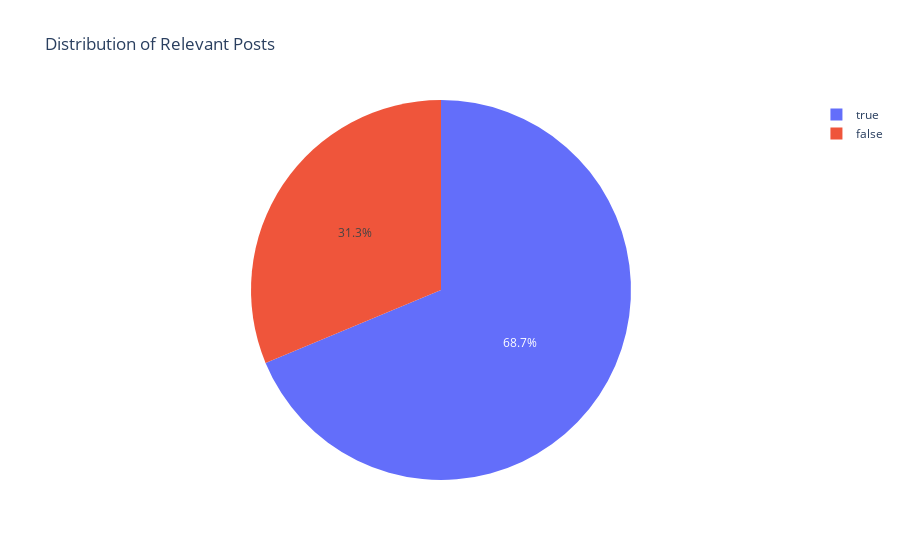
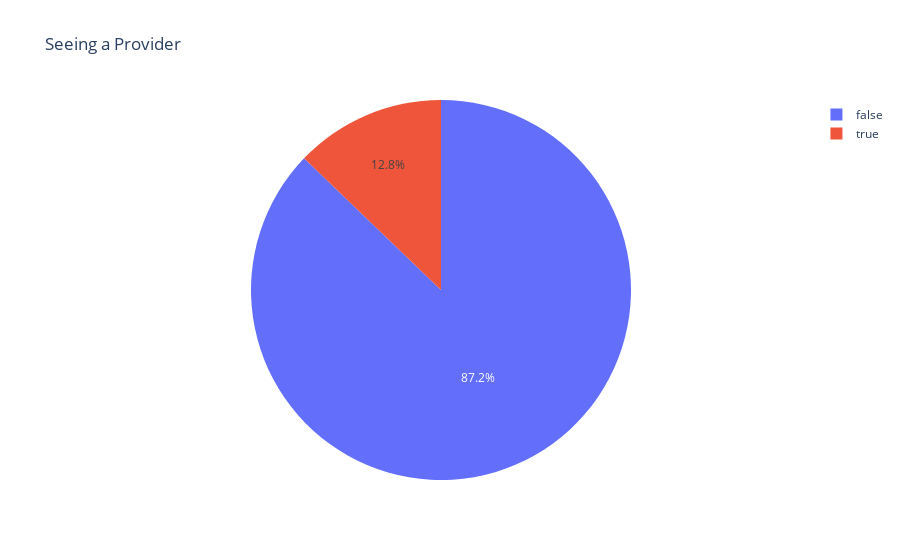
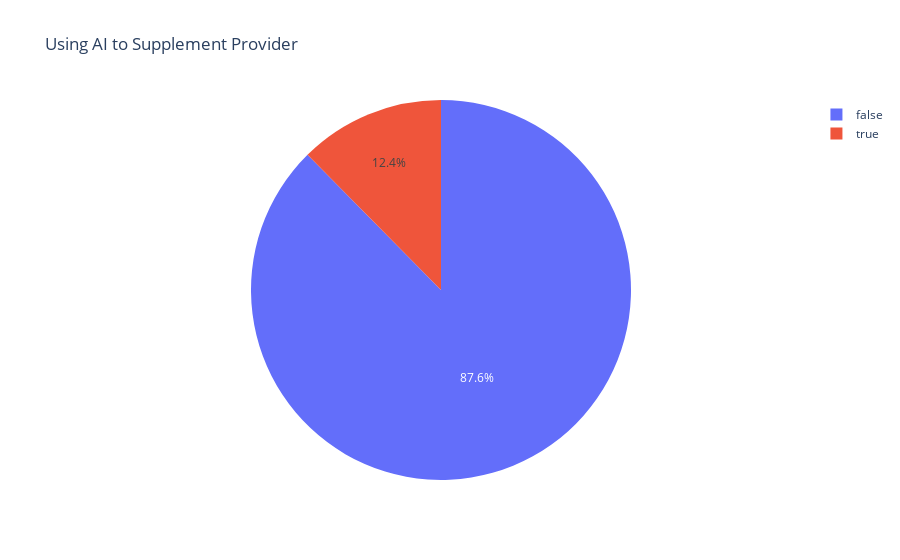

The code cell stored with these charts, in order, in its notebook:
### Code cell
import plotly.express as px
from collections import Counter
import itertools

# Function to plot binary fields
def plot_binary_distribution(field_name, title):
    counts = samples[field_name].value_counts()
    fig = px.pie(values=counts.values, names=counts.index, title=title)
    fig.show()

# Function to plot integer fields
def plot_integer_distribution(field_name, title):
    fig = px.histogram(samples, x=field_name, title=title, nbins=10)
    fig.show()

# Function to plot list fields
def plot_list_field(field_name, title, limit=20):
    all_items = list(itertools.chain(*samples[field_name].dropna()))
    item_counts = Counter(all_items).most_common(limit)
    if item_counts:  # Only create plot if there's data
        df = pd.DataFrame(item_counts, columns=[field_name, 'count'])
        fig = px.bar(df, x=field_name, y='count', title=title)
        fig.show()

# Visualize binary fields
plot_binary_distribution('is_relevant_2', 'Distribution of Relevant Posts')
plot_binary_distribution('seeing_provider', 'Seeing a Provider')
plot_binary_distribution('supplements_provider', 'Using AI to Supplement Provider')
plot_binary_distribution('previous_provider', 'Previously Saw a Provider')

# Visualize integer fields
plot_integer_distribution('sentiment', 'Sentiment Distribution')

# Visualize list fields
fields_to_plot = [
    ('benefits', 'Most Common Benefits Experienced'),
    ('downsides', 'Most Common Downsides Faced'),
    ('use_cases', 'Common Use Case Categories'),
    ('conditions', 'Mental Health Conditions Mentioned'),
    ('provider_problems', 'Problems with Real Providers')
]

for field, title in fields_to_plot:
    plot_list_field(field, title)

### Figure 1 — Plotly figure (JSON) as saved in the notebook; plotly's stock layout.template omitted (floating-point values rounded to 4 significant figures)
{"data": [{"domain": {"x": [0, 1], "y": [0, 1]}, "hovertemplate": "label=%{label}<br>value=%{value}<extra></extra>", "labels": [true, false], "legendgroup": "", "name": "", "showlegend": true, "type": "pie", "values": [499, 227]}], "layout": {"legend": {"tracegroupgap": 0}, "title": {"text": "Distribution of Relevant Posts"}}}

### Figure 2 — Plotly figure (JSON) as saved in the notebook; plotly's stock layout.template omitted (floating-point values rounded to 4 significant figures)
{"data": [{"domain": {"x": [0, 1], "y": [0, 1]}, "hovertemplate": "label=%{label}<br>value=%{value}<extra></extra>", "labels": [false, true], "legendgroup": "", "name": "", "showlegend": true, "type": "pie", "values": [633, 93]}], "layout": {"legend": {"tracegroupgap": 0}, "title": {"text": "Seeing a Provider"}}}

### Figure 3 — Plotly figure (JSON) as saved in the notebook; plotly's stock layout.template omitted (floating-point values rounded to 4 significant figures)
{"data": [{"domain": {"x": [0, 1], "y": [0, 1]}, "hovertemplate": "label=%{label}<br>value=%{value}<extra></extra>", "labels": [false, true], "legendgroup": "", "name": "", "showlegend": true, "type": "pie", "values": [636, 90]}], "layout": {"legend": {"tracegroupgap": 0}, "title": {"text": "Using AI to Supplement Provider"}}}
